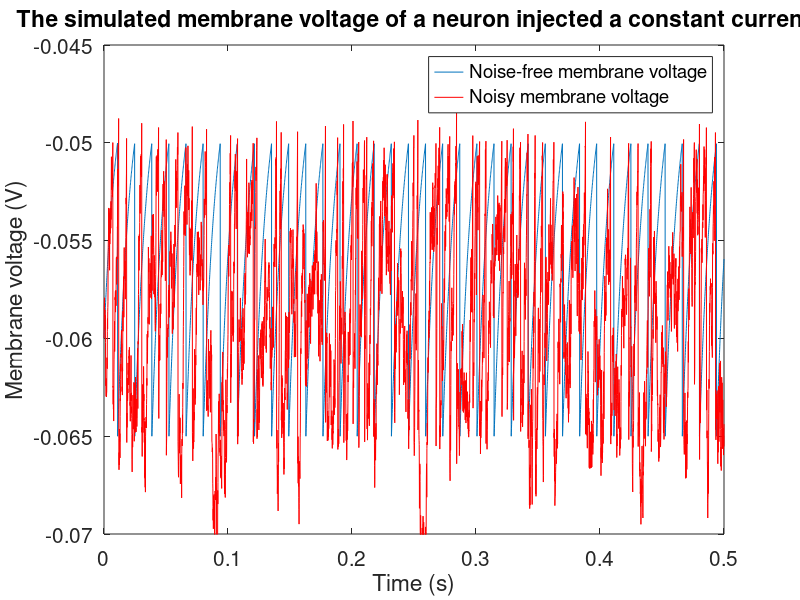
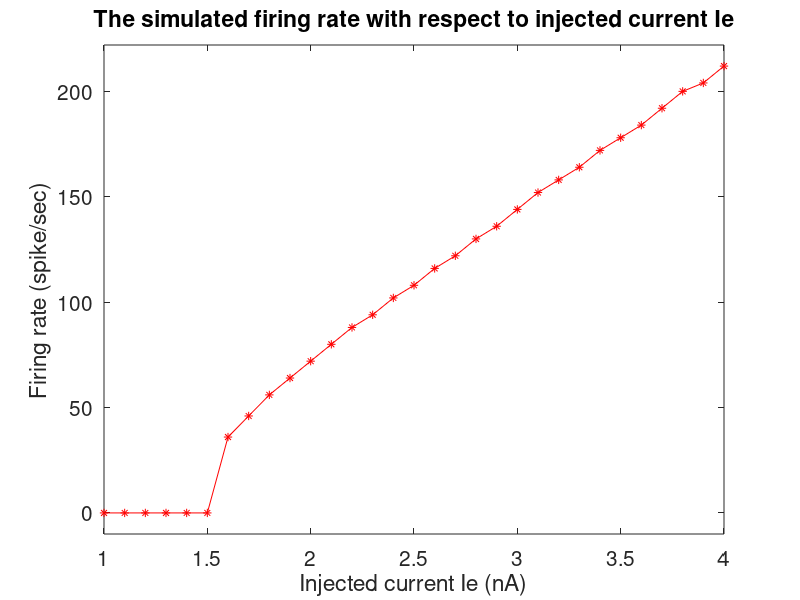
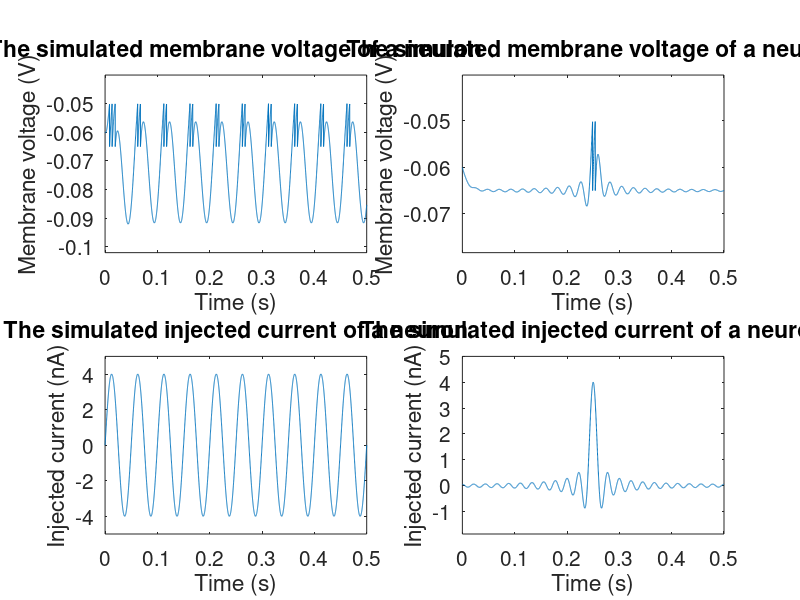
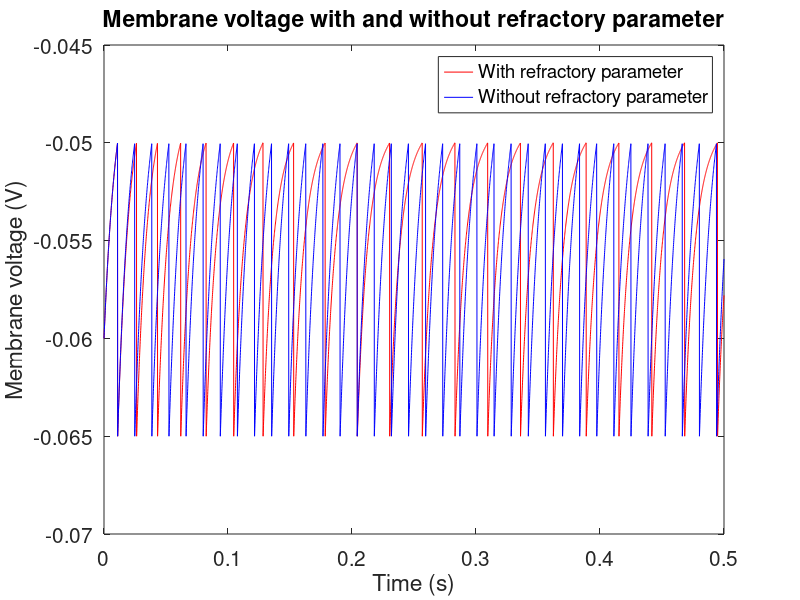

Recreate these plots in MATLAB, in order.
%% Simulate the firing of a simplified neuron using integrate-and-fire
%% model
clear
close all

%% Set up the constants and parameter (in SI unit)
tau_m = 0.01; % the membrane time constant (s)
E_L = -0.065; % the resting potential (V)
Vreset = -0.065; % the reset voltage
Vth = -0.05; % the threshold voltage
V0 = -0.06; % the initial meambrane voltage
Rm = 10^7; % the total membrane resistance (Ohm)
dt = 0.0001; % the time step (s)
tIni = 0; % the initial time
tFin = 0.5; % the final time
numStep = (tFin-tIni)/dt + 1; % number of time steps

timeTrack = tIni:dt:tFin;

%% Simulate the membrane voltage with constant injected current Ie
V = zeros(1,numStep); % initiallize the membrane voltage
V(1) = V0;
Ie = 2e-9; % the injected current (A)

for ii = 2 : numStep
    dV = (1/tau_m) * (E_L - V(ii-1) + Rm * Ie) * dt;
    V(ii) = V(ii-1) + dV;
    if V(ii) >= Vth
        V(ii) = Vreset;
    end
end

% Plot the result
scrPara = get(0,'screensize');
scrWidth = scrPara(3) - scrPara(1);
scrHeight = scrPara(4) - scrPara(2);
h_const = figure('Position',[scrWidth/4 scrHeight/4 scrWidth/2 scrHeight/2]);
plot(timeTrack, V)
title('The simulated membrane voltage of a neuron injected a constant current','FontSize',15)
xlabel('Time (s)','FontSize',15)
ylabel('Membrane voltage (V)','FontSize',15)
set(gca,'ylim',[-0.07 -0.045],'FontSize',15)
V_const = V;

%% Show the firing rates of neuron corresponding to several Ie
Ie = [1:0.1:4] * 10^(-9); % Set several sensible values for Ie
firingRate = zeros(1,length(Ie));
for jj = 1 : length(Ie)
    V = zeros(1,numStep); % initiallize the membrane voltage
    V(1) = V0;
    for ii = 2 : numStep
        dV = (1/tau_m) * (E_L - V(ii-1) + Rm * Ie(jj)) * dt;
        V(ii) = V(ii-1) + dV;
        if V(ii) >= Vth
            firingRate(jj) = firingRate(jj) + 1;
            V(ii) = Vreset;
        end
    end
end
firingRate = firingRate/(tFin - tIni);

% Plot the result
scrPara = get(0,'screensize');
scrWidth = scrPara(3) - scrPara(1);
scrHeight = scrPara(4) - scrPara(2);
figure('Position',[scrWidth/4 scrHeight/4 scrWidth/2 scrHeight/2])
plot(Ie*10^9, firingRate,'r*-')
title('The simulated firing rate with respect to injected current Ie','FontSize',15)
xlabel('Injected current Ie (nA)','FontSize',15)
ylabel('Firing rate (spike/sec)','FontSize',15)
set(gca,'ylim',[min(firingRate)-10 max(firingRate)+10],'FontSize',15)

%% Simulate the dynamics of membrane voltage corresponding to fluctuating current Ie
% Set two waveforms for fluctutating current 
% Sinusoidal wave with period T1
T1 = 0.05;
Ie1 = sin(2*pi*timeTrack/T1) * 4e-9; 

% Sawtooth wave with period T2
T2 = 0.07;
Ie2 = sinc(2*pi*(timeTrack-max(timeTrack)/2)/T2) * 4e-9;

% Combine the two waveforms
Ie = [Ie1;Ie2];

% Initiallize the membrane voltage
V = zeros(2,numStep); 
V(:,1) = [V0,V0];

% Simulate the membrane voltage with fluctuating injected current Ie
for jj = 1 : 2
    for ii = 2 : numStep
        dV = (1/tau_m) * (E_L - V(jj,ii-1) + Rm * Ie(jj,ii)) * dt;
        V(jj,ii) = V(jj,ii-1) + dV;
        if V(jj,ii) >= Vth
            V(jj,ii) = Vreset;
        end
    end
end

% Plot the result
scrPara = get(0,'screensize');
scrWidth = scrPara(3) - scrPara(1);
scrHeight = scrPara(4) - scrPara(2);
figure('Position',[scrWidth/7 scrHeight/7 5*scrWidth/7 5*scrHeight/7])
title('The simulated membrane voltage of a neuron','FontSize',15)

subplot(2,2,1)
plot(timeTrack, V(1,:))
title('The simulated membrane voltage of a neuron','FontSize',15)
xlabel('Time (s)','FontSize',15)
ylabel('Membrane voltage (V)','FontSize',15)
set(gca,'ylim',[min(V(1,:))-0.01  max(V(1,:)) + 0.01],'FontSize',15)

subplot(2,2,2)
plot(timeTrack, V(2,:))
title('The simulated membrane voltage of a neuron','FontSize',15)
xlabel('Time (s)','FontSize',15)
ylabel('Membrane voltage (V)','FontSize',15)
set(gca,'ylim',[min(V(2,:))-0.01  max(V(2,:))+0.01],'FontSize',15)

subplot(2,2,3)
plot(timeTrack, Ie(1,:)*10^9)
title('The simulated injected current of a neuron','FontSize',15)
xlabel('Time (s)','FontSize',15)
ylabel('Injected current (nA)','FontSize',15)
set(gca,'ylim',[min(Ie(1,:)*10^9)-1  max(Ie(1,:)*10^9)+1],'FontSize',15)

subplot(2,2,4)
plot(timeTrack, Ie(2,:)*10^9)
title('The simulated injected current of a neuron','FontSize',15)
xlabel('Time (s)','FontSize',15)
ylabel('Injected current (nA)','FontSize',15)
set(gca,'ylim',[min(Ie(2,:)*10^9)-1  max(Ie(2,:)*10^9)+1],'FontSize',15)
    
%% Simulate the membrane voltage with constant injected current Ie and Gaussian 
%% random noise induced at the membrane voltage
V = zeros(1,numStep); % initiallize the membrane voltage
V(1) = V0;
Ie = 2e-9; % the injected current (A)

for ii = 2 : numStep
    dV = (1/tau_m) * (E_L - V(ii-1) + Rm * Ie) * dt;
    V(ii) = V(ii-1) + dV;
    if V(ii) >= Vth
        V(ii) = Vreset;
    end
    % Add some Gaussian noise of mean 0 and std 0.001
    V(ii) = V(ii) + randn * 0.001;
end

% Plot the result
figure(h_const)
hold on
plot(timeTrack, V,'r')
legend('Noise-free membrane voltage','Noisy membrane voltage')

%% Simulate the membrane voltage with constant Ie and incorporated
%% refractory period
% Set up the parameters
tau_sra = 0.1; % time constant for adaptation conductance
rmTimeGsra = 0; % initial value of adaptation conductance
rmTimeDelgsra = 0.06;
Ek = -0.07;
V = zeros(1,numStep); % initiallize the membrane voltage
V(1) = V0;
Ie = 2e-9; % the injected current (A)

for ii = 2 : numStep
    dV = (1/tau_m) * (E_L - V(ii-1) + Rm * Ie - rmTimeGsra * (V(ii-1)-Ek)) * dt;
    V(ii) = V(ii-1) + dV;
    if V(ii) >= Vth
        V(ii) = Vreset;
        rmTimeGsra = rmTimeGsra + rmTimeDelgsra; 
    elseif rmTimeGsra > 0
        dRmTimeGsra = -rmTimeGsra * dt / tau_sra;
        rmTimeGsra = rmTimeGsra + dRmTimeGsra;
    end    
end

% Plot the result
scrPara = get(0,'screensize');
scrWidth = scrPara(3) - scrPara(1);
scrHeight = scrPara(4) - scrPara(2);
figure('Position',[scrWidth/4 scrHeight/4 scrWidth/2 scrHeight/2])
plot(timeTrack, V,'r')
hold on
plot(timeTrack,V_const,'b')
title('Membrane voltage with and without refractory parameter','FontSize',15)
xlabel('Time (s)','FontSize',15)
ylabel('Membrane voltage (V)','FontSize',15)
set(gca,'ylim',[-0.07 -0.045],'FontSize',15)
legend('With refractory parameter','Without refractory parameter')
    